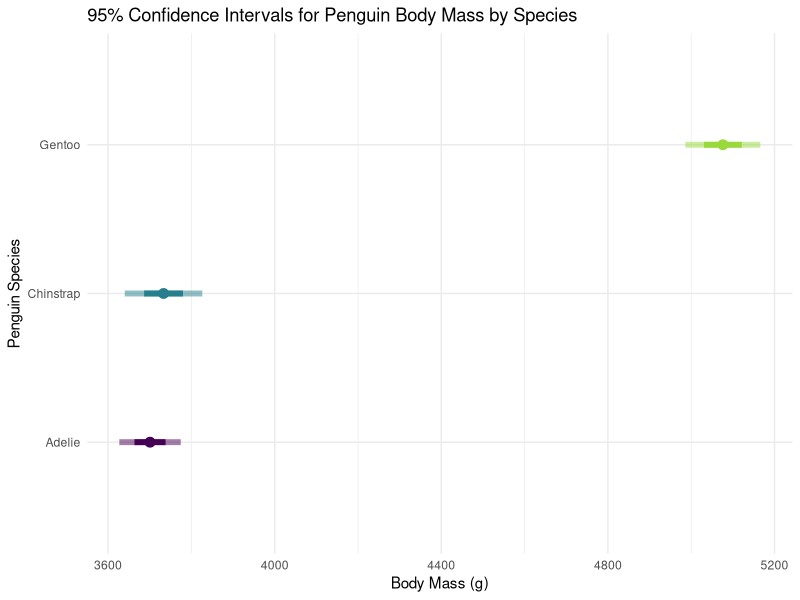
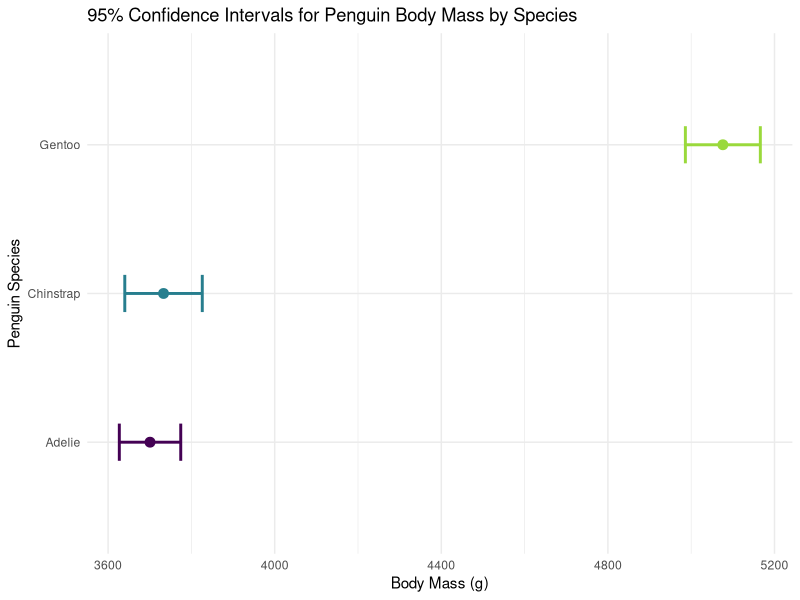
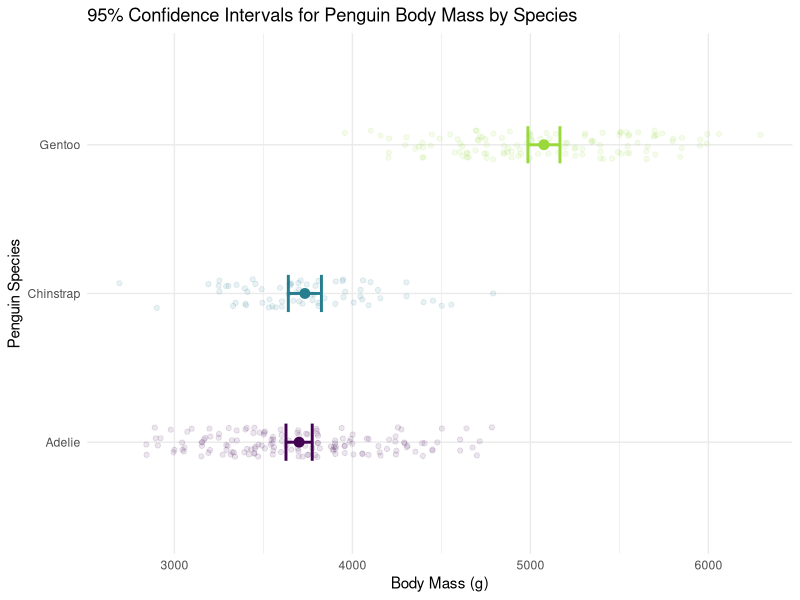
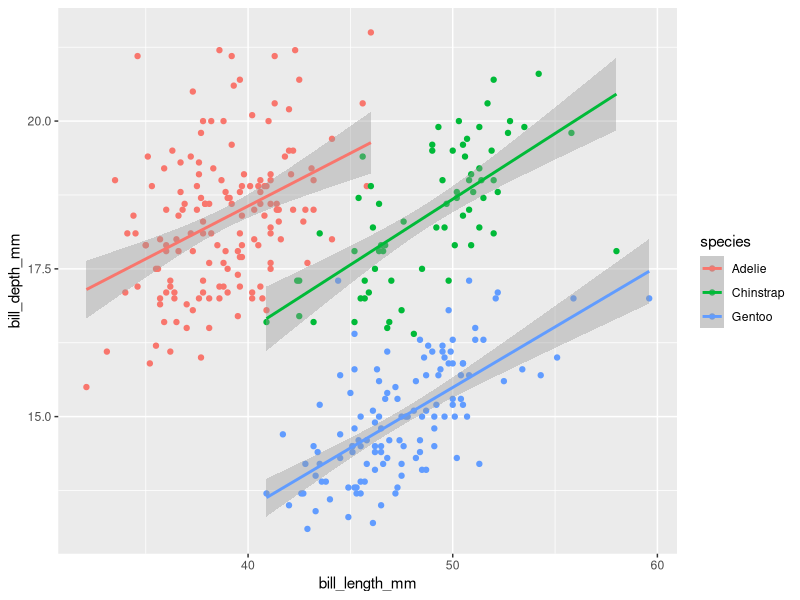

Write the R code that produced these figures, in order.
## ---- chunk 1
knitr::opts_chunk$set(echo = TRUE, comment = "")
library(tidyverse)
library(palmerpenguins)
## ---- chunk 2
data("penguins")
## ---- chunk 3
penguins %>%
  drop_na(body_mass_g) %>% 
  group_by(species) %>% 
  summarise(mean = mean(body_mass_g),
            sd = sd(body_mass_g),
            n = n(),
            se = sd/sqrt(n),
            me = qt(0.975, n-1)*se,
            cilow = mean - me,
            ciup = mean + me) -> ci_penguins_mass
ci_penguins_mass
## ---- chunk 4
ci_penguins_mass %>% 
  ggplot(aes(x = mean, y = species)) +
  geom_point(aes(color = species), size = 3) +
  geom_segment(aes(x = mean - se, xend = mean + se, 
                   y = species, yend = species, 
                   color = species), size = 2) +
  geom_segment(aes(x = cilow, xend = ciup, 
                   y = species, yend = species, 
                   color = species), alpha = 0.5, linewidth = 2) +
  theme_minimal() +
  labs(x = "Body Mass (g)", y = "Penguin Species",
       title = "95% Confidence Intervals for Penguin Body Mass by Species") +
  scale_color_viridis_d(end = 0.85) +
  guides(color = "none") +
  #adds "padding" on ends of y axis
  scale_y_discrete(expand = c(0.25, 0.25))
## ---- chunk 5
ci_penguins_mass %>% 
  ggplot(aes(x = mean, y = species)) +
  geom_point(aes(color = species), size = 3) +
  #errorbarh plots the endpoints we give (in this case, Confidence interval limits)
  geom_errorbarh(aes(xmin = cilow, xmax = ciup, 
                   y = species, color = species),
                 height = 0.25, size = 1) +
  theme_minimal() +
  labs(x = "Body Mass (g)", y = "Penguin Species",
       title = "95% Confidence Intervals for Penguin Body Mass by Species") +
  scale_color_viridis_d(end = 0.85) +
  guides(color = "none") +
  scale_y_discrete(expand = c(0.25, 0.25))
## ---- chunk 6
ci_penguins_mass %>% 
  ggplot(aes(x = mean, y = species)) +
  geom_point(aes(color = species), size = 3) +
  geom_errorbarh(aes(xmin = cilow, xmax = ciup, 
                   y = species, color = species),
                 height = 0.25, size = 1) +
  geom_jitter(data = penguins, aes(x = body_mass_g, y = species, color = species), 
              height = 0.1, alpha = 0.1) +
  theme_minimal() +
  labs(x = "Body Mass (g)", y = "Penguin Species",
       title = "95% Confidence Intervals for Penguin Body Mass by Species") +
  scale_color_viridis_d(end = 0.85) +
  guides(color = "none") +
  scale_y_discrete(expand = c(0.25, 0.25))
## ---- chunk 7
penguins %>% 
ggplot(aes(x = bill_length_mm, y = bill_depth_mm, color = species)) +
  geom_point() +
  geom_smooth(method = "lm", se = TRUE, level = 0.95) 
  
